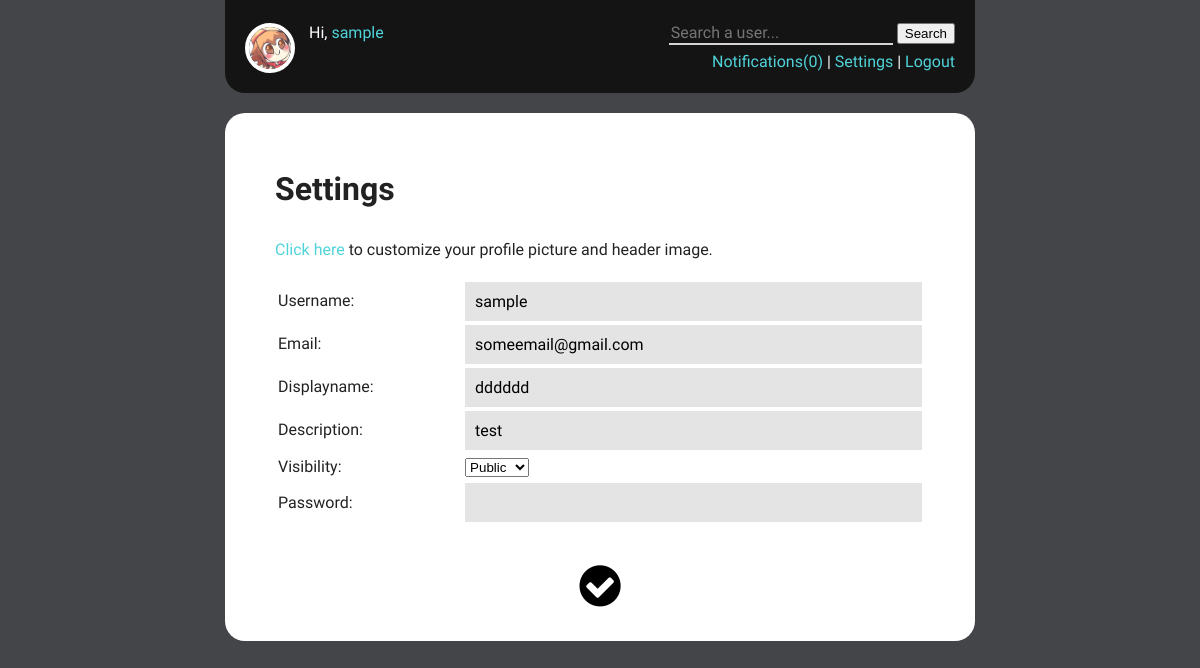
Screenshot of /user/settings/ (signed in) with the database file from the repository.
### user/models.py (models this page shows, shortened)
class User(models.Model):
    VIS_CHOICES=(
        (0, 'Private'),
        (1, 'Public'),
    )
    username = models.CharField(max_length=50)
    password = models.CharField(max_length=50)
    email = models.EmailField()
    displayname = models.CharField(max_length=50)
    description = models.CharField(max_length=200, blank=True)
    vis = models.PositiveSmallIntegerField(choices=VIS_CHOICES)
    profileImg = models.ImageField(upload_to='pic/', default = 'pic/default.jpg')
    bgImg = models.ImageField(upload_to='bg/', default = 'bg/default.jpg')  #change to imagefield?
    useBg = models.BooleanField()

### user/views.py (the view)
def settings(request):
    uid = request.session.get('login_id')
    u = User.objects.get(id=uid)
    notifNum = getUnreadNotifNum(request)
    form = AccountForm(instance=u)
    template = loader.get_template('user/settings.html')
    return HttpResponse(template.render({'form': form, 'user': u, 'notifNum': notifNum}, request))

### user/forms.py
class AccountForm(ModelForm):
    password = forms.CharField(max_length=50)
    class Meta:
        model = User
        fields = ['username', 'email', 'displayname', 'description', 'vis', 'profileImg', 'bgImg', 'useBg']
        exclude = ['profileImg', 'bgImg', 'useBg']
        labels = {
            'vis' : 'Visibility',
            'profileImg' : 'Profile image',
            'bgImg' : 'Background image',
            'useBg' : 'Enable background',
        }

### user/views.py (called while the page is built)
def getLoggedInUser(request):
    uid = request.session.get('login_id')
    try:
        u = User.objects.get(id=uid)
    except User.DoesNotExist:
        return None
    return u

def getUnreadNotifNum(request):
    u = getLoggedInUser(request)
    if u:
        num = Notification.objects.filter(Q(fromuser=u.id) & Q(is_accepted=True) & Q(is_read=False) |  Q(touser=u.id) & Q(is_accepted=False) & Q(is_read=False)).count()
        return num

### user/templates/user/settings.html (shortened to what this page needs)
{% extends 'main/layout.html' %}
{% block content %}
<div class="realcontent">
<h1>Settings</h1>
<p><a href="{% url 'user:customize' %}">Click here</a> to customize your profile picture and header image.</p>
<form action="{% url 'user:editsettings' %}" method="post" enctype="multipart/form-data">
    <div class="styledform"><table>{{ form.as_table }}</table></div>
    <br />
    <center><button class="fa fa-check-circle fa-3x submitbutton" type="submit"></button></center>
</form>
</div>
{% endblock %}

### main/templates/main/layout.html (shortened to what this page needs)
<!DOCTYPE html>
<html lang="en">
<head>
  {% load staticfiles %}
  <link type="text/css" rel="stylesheet" href="{% static 'animate.css' %}" />
  <link type="text/css" rel="stylesheet" href="{% static 'stylesheet.css' %}" />
  <link type="text/css" rel="stylesheet" href="{% static 'font-awesome-4.6.2/css/font-awesome.min.css' %}">
</head>
<body>
<div class="content">
<div class="header">
{% if request.session.login_id %}
  <div class="header-leftbar">
    <img src="/media/{{ user.profileImg }}" class="profileImg">
    Hi, <a href="{% url 'user:index' %}">{{ user.username }}</a>
  </div><div class="header-rightbar">
  <form action="{% url 'user:searchuser' %}" method="post">
    <input type="text" name="user_name" placeholder="Search a user..." />
    <input type="submit" value="Search" />
  </form>
  <a href="{% url 'user:notifications' %}">Notifications({{ notifNum }})</a> |
  <a href="{% url 'user:settings' %}">Settings</a> |
  <a href="{% url 'user:logout' %}">Logout</a>
  </div>
{% else %}
<div class="header-rightbar">
  <a href="{% url 'main:register' %}">Register</a> | <a href="{% url 'main:login' %}">Login</a>
</div>
{% endif %}
</div>
<div class="contentbox">
{% block content %}{% endblock %}
</div>
</div>
</body>
</html>

### static/stylesheet.css (style rules this page uses)
*, *:after, *:before { -webkit-box-sizing: border-box; -moz-box-sizing: border-box; box-sizing: border-box; }
html, body { width:100%; height:100%; }
body { background-color:#434548; color: #222; line-height: 1.6; font-family: 'Oxygen', calibri, sans-serif; margin:0px; }
a { color: #50d4d9; text-decoration:none; border:none; }
.content { width:750px; margin-left:auto; margin-right:auto; position:relative; }
.header { color:#fff; background:rgba(0, 0, 0, 0.7); border-radius: 0px 0px 20px 20px; padding: 0px; margin-bottom:20px; min-height:50px; position:relative; overflow:hidden; }
.header-leftbar { padding:20px; }
.header-leftbar .profileImg { border: 4px solid #fff; border-radius:100%; vertical-align:text-top; margin-right:10px; height:50px; width:50px; }
.header-rightbar { position:absolute; right:0px; top:0px; text-align:right; padding:20px; }
.header-rightbar form { margin-bottom:3px; }
.header-rightbar form input[type="text"] { color:#fff; font-size:1em; font-family: 'Oxygen', calibri, sans-serif; background-color:transparent; border:none; border-bottom:2px solid #d4d6d8; }
.contentbox { background-color: #fff; border-radius: 20px; overflow:hidden; min-height:300px; margin-bottom:50px; }
.realcontent { padding: 30px 50px; }
#theform table, .styledform table { width:100%; }
th { font-weight: 100; text-align:left; }
#theform input, .styledform input { width:100%; border:0px; background-color:#e4e4e4; padding:5px; font-family: 'Oxygen', calibri, sans-serif; }
.styledform input { padding:10px; font-size:1em; }
.submitbutton { margin-top:10px; background-color:transparent; border:0px; }

### rows the page displays
User: profileImg (picture), username "sample", email "someemail@gmail.com", displayname "dddddd", description "test", vis "Public"

### other values shown
{{ notifNum }} "0"
